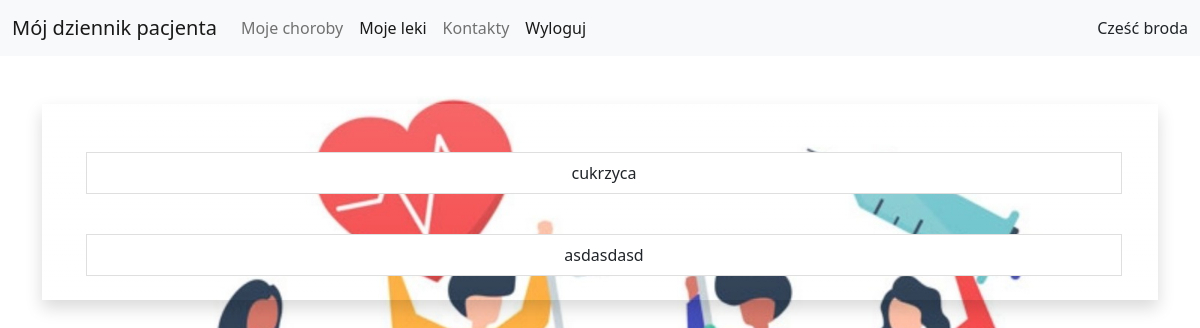
The page /diseases/2/ (signed in) on the database as committed earlier.
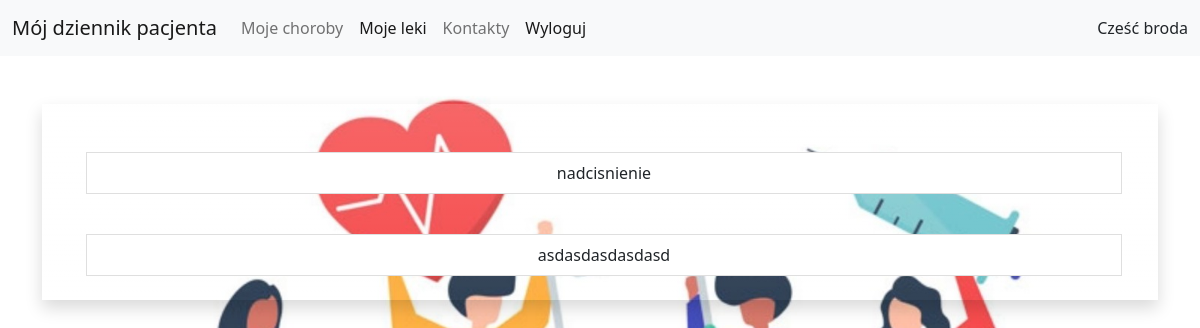
The same page on the database as committed later.
### accounts/models.py (models this page shows)
class CustomUser(AbstractUser):
    def __str__(self):
        return self.username

### patientdiary/models.py (models this page shows, shortened)
class Disease(models.Model):
    name = models.CharField(max_length=128)
    description = models.TextField()

### patientdiary/views.py (the view)
# urls.py: path('diseases/<int:pk>/', views.DiseaseDetailView.as_view(), name='disease_detail_view'),
class DiseaseDetailView(LoginRequiredMixin, DetailView):
    model = Disease
    template_name = 'disease_detail_view.html'
    fields = '__all__'

### accounts/templates/disease_detail_view.html (shortened to what this page needs)
{% extends 'base.html' %}
{% block content %}
<br>
    <br>
    <div class="container">
    <form>
        <div class="container-xl text-center shadow bg-gradient" style="border-bottom-width: initial>
            <div class="row">
                <div ><br><br>
                    <ul>
                        <li class="list-group-item me-md-4 ">{{ disease.name }}</li>
                    </ul>
                    <br>
                    <ul>
                        <li class="list-group-item me-md-4">{{ disease.description }}</li>
                        <br>
                    </ul>
                </div>
            </div>
        </div>
    <br>
{% endblock %}

### accounts/templates/base.html (shortened to what this page needs)
{% load static %}
<!doctype html>
<html lang="en">
  <head>
    <link href="https://cdn.jsdelivr.net/npm/bootstrap@5.1.3/dist/css/bootstrap.min.css" rel="stylesheet">
     <link rel="stylesheet" type="text/css" href="{% static 'accounts/css/coment.css' %}">
  </head>
   <form method="post">
  <nav class="navbar navbar-expand-lg navbar-light bg-light">
  <div class="container-fluid">
  {% if user.is_authenticated %}
    <a class="navbar-brand" href="{% url 'patient_view' patient.pk %}">Mój dziennik pacjenta</a>
  {% endif %}
    <div class="collapse navbar-collapse" id="navbarNav">
      <ul class="navbar-nav">
          {% if user.is_authenticated %}
          <li class="nav-item">
          <a class="nav-link " aria-current="page" href="{% url 'diseases_view' %}">Moje choroby</a>
          </li>
        <li class="nav-item">
          <a class="nav-link active" href="{% url 'drugs_view' %}">Moje leki</a>
        </li>
        <li class="nav-item">
          <a class="nav-link " aria-current="page" href="{% url 'contacts' %}">Kontakty</a>
        </li>
        <li class="nav-item">
          <a class="nav-link active" href="{% url 'logout' %}">Wyloguj</a>
        </li>
        {% else %}
        <li class="nav-item">
            <a class="nav-link " href="{% url 'login' %}">Zaloguj</a>
        </li>
        <li class="nav-item">
          <a class="nav-link active" href="{% url 'signup' %}">Zarejestruj się</a>
          {% endif %}
      </ul>
    </div>
   {% if user.is_authenticated %}
      <div> Cześć {{ user }} </div>
  {% endif %}
  </div>
</nav>
   </form>
  <body id="bg" style="background-image: url('{% static "accounts/images/mainpage.jpg" %}');">
       {% block content %}
       {% endblock %}
  </body>
</html>

### accounts/static/accounts/css/coment.css (style rules this page uses)
#bg { background-repeat: no-repeat; background-size: 75%; background-position: center; background-attachment: fixed; }

Rows that differ between the two databases and show on the page:
changed Disease: name "cukrzyca" → "nadcisnienie"; description "asdasdasd" → "asdasdasdasdasd"
